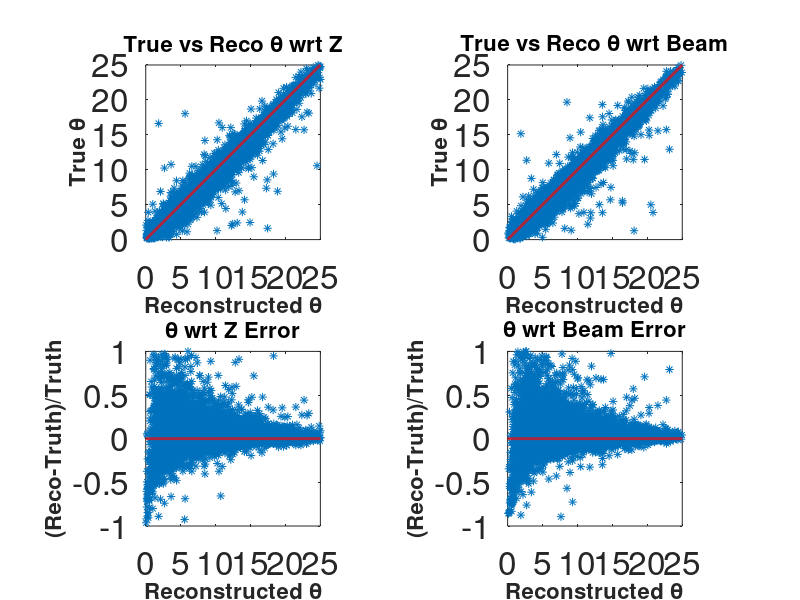

This chart was generated by the following MATLAB code:
function [ ] = GetOriginalPlots()

%% Read File and Get theta vectors
all_angles = load('MuonTheta.txt');

reco_theta = all_angles(:,1);
true_theta = all_angles(:,2);

reco_theta_beam = all_angles(:,3);
true_theta_beam = all_angles(:,4);

%% Plot

% Create figure
figure1 = figure;

subplot1 = subplot(2,2,1,'Parent',figure1,'FontSize',24);
box(subplot1,'on');
hold(subplot1,'all');
plot_comparison(subplot1, reco_theta, true_theta, 'Reconstructed \theta', 'True \theta', 'True vs Reco \theta wrt Z');

subplot2 = subplot(2,2,2,'Parent',figure1,'FontSize',24);
box(subplot2,'on');
hold(subplot2,'all');
plot_comparison(subplot2, reco_theta_beam, true_theta_beam, 'Reconstructed \theta', 'True \theta', 'True vs Reco \theta wrt Beam');

subplot3 = subplot(2,2,3,'Parent',figure1,'FontSize',24);
box(subplot3,'on');
hold(subplot3,'all');
plot_error(subplot3, reco_theta, true_theta, 'Reconstructed \theta', '(Reco-Truth)/Truth', '\theta wrt Z Error');

subplot4 = subplot(2,2,4,'Parent',figure1,'FontSize',24);
box(subplot4,'on');
hold(subplot4,'all');
plot_error(subplot4, reco_theta_beam, true_theta_beam, 'Reconstructed \theta', '(Reco-Truth)/Truth', '\theta wrt Beam Error');

end



function [] = plot_comparison(subplot, reco, truth, x_title, y_title, plot_title)
%% Plot Comparison

plot(reco,truth,'Parent',subplot,...
    'Marker','*',...
    'LineStyle','none');

axis('square');
xlim([0 25]);
ylim([0 25]);

title(plot_title,'FontWeight','bold','FontSize',16);
xlabel(x_title,'FontWeight','bold','FontSize',16);
ylabel(y_title,'FontWeight','bold','FontSize',16);

hold on;

x_line = linspace(0,25,1000);
y_line = x_line;
plot(x_line,y_line,'-r','LineWidth',2);

hold off;

end

function [] = plot_error(subplot, reco, truth, x_title, y_title, plot_title)
%% Plot Error

difference = (reco-truth)./truth;

plot(reco,difference,'Parent',subplot,...
    'Marker','*',...
    'LineStyle','none');

axis('square');
xlim([0 25]);
ylim([-1 1]);

title(plot_title,'FontWeight','bold','FontSize',16);
xlabel(x_title,'FontWeight','bold','FontSize',16);
ylabel(y_title,'FontWeight','bold','FontSize',16);

hold on;

x_line = linspace(0,25,1000);
y_line = linspace(0,0,1000);
plot(x_line,y_line,'-r','LineWidth',2);

hold off;

end



